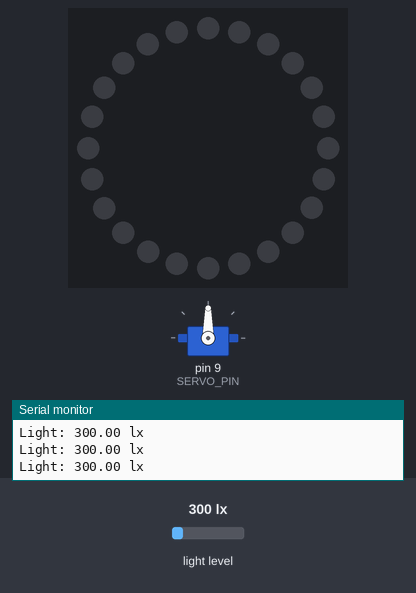
The sketch below on a simulated Arduino Uno, built with avr-gcc and run on an emulated ATmega328P. On the bench: 24 RGB LEDs in a ring, first at the top, clockwise, servo, the last lines printed to the serial monitor. Inputs (shaded band) come from the test bench; at power-on: light level 300 lx. Dim RGB values are drawn brighter than linear.

Above: at 1.2 s.
1.3 s: light level set to 156 lx
2.8 s: light level set to 139 lx
At 3.6 s:
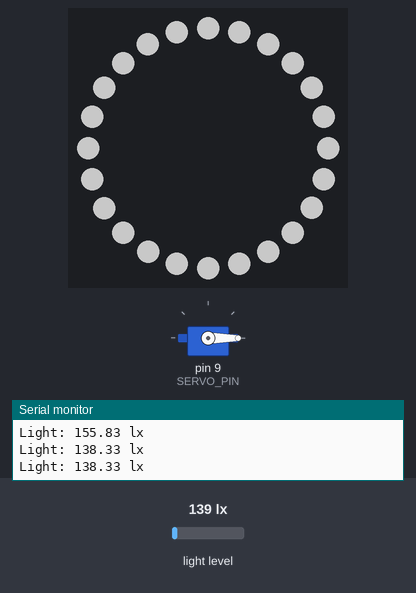
5.8 s: light level set to 500 lx
At 6.7 s:
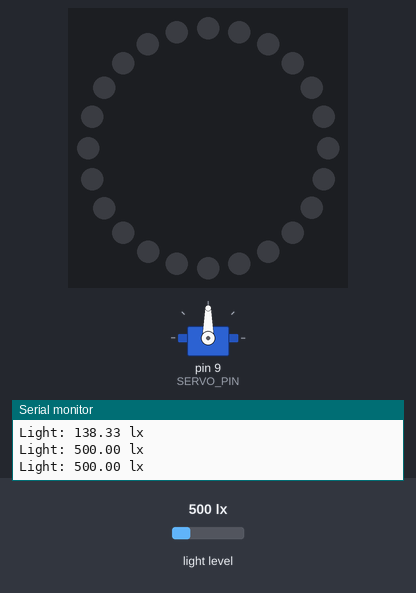
7.4 s: light level set to 40 lx
At 8.1 s:
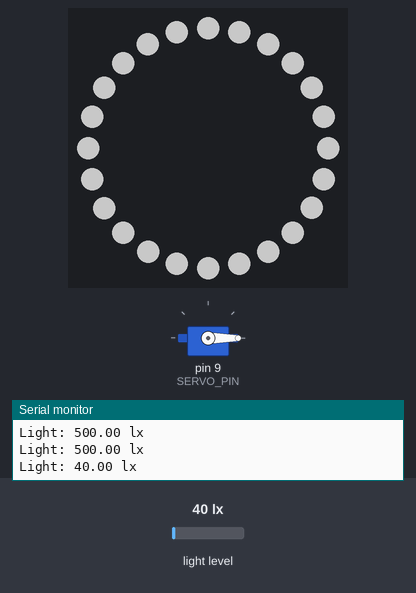
Timing chart, 0 to 9.9 s (numbered marks = the images above; inputs shaded):
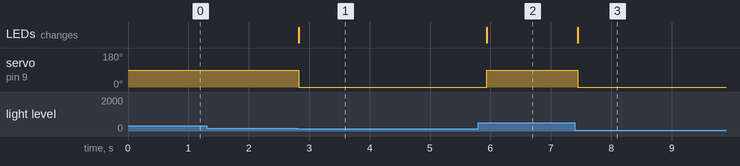

The sketch:

arduino_code.ino
```cpp
#include <IRremote.h>
#include <Wire.h>
#include <BH1750.h>
#include <Adafruit_NeoPixel.h>
#include <Servo.h>

// ---- LED ring config ----
#define LED_PIN    6
#define LED_COUNT  24

// ---- Servo config ----
#define SERVO_PIN      9
#define SERVO_DOWN_POS 90
#define SERVO_UP_POS   0

// ---- IR config ----
const int RECV_PIN = 11;

BH1750 lightMeter;
Adafruit_NeoPixel ring(LED_COUNT, LED_PIN, NEO_GRB + NEO_KHZ800);
Servo armServo;

// Threshold
const float DARK_THRESHOLD_LUX = 150.0;

// Track state
bool lightIsOn = false;

void setup() {
  Serial.begin(9600);
  IrReceiver.begin(RECV_PIN, ENABLE_LED_FEEDBACK);

  Wire.begin();
  if (lightMeter.begin()) {
    Serial.println("BH1750 started OK");
  } else {
    Serial.println("BH1750 error – check wiring");
  }

  ring.begin();
  ring.setBrightness(100);
  ring.show();

  armServo.attach(SERVO_PIN);
  armServo.write(SERVO_DOWN_POS);
}

void loop() {
  // --- IR remote check ---
  if (IrReceiver.decode()) {
    handleIRCommand(IrReceiver.decodedIRData.command);
    IrReceiver.resume(); // Ready for next code
  }

  // --- Brightness control (always active) ---
  handleBrightnessControl();

  delay(200); // small delay to avoid spamming
}

// ---------------- Helper functions ----------------
void handleIRCommand(uint8_t command) {
  switch (command) {
    case 22:  Serial.println("KEY_1"); break;
    case 25:  Serial.println("KEY_2"); break;
    case 13:  Serial.println("KEY_3"); break;
    case 12:  Serial.println("KEY_4"); break;
    case 24:  Serial.println("KEY_5"); break;
    case 94:  Serial.println("KEY_6"); break;
    case 8:   Serial.println("KEY_7"); break;
    case 28:  Serial.println("KEY_8"); break;
    case 90:  Serial.println("KEY_9"); break;
    case 82:  Serial.println("KEY_0"); break;
    default:  Serial.print("Unknown command: ");
              Serial.println(command);
              break;
  }
}

// Brightness control logic
void handleBrightnessControl() {
  float lux = lightMeter.readLightLevel();
  Serial.print("Light: ");
  Serial.print(lux);
  Serial.println(" lx");

  if (lux < DARK_THRESHOLD_LUX && !lightIsOn) {
    turnRingOnWhite();
    raiseLight();
    lightIsOn = true;
  } else if (lux >= DARK_THRESHOLD_LUX && lightIsOn) {
    turnRingOff();
    lowerLight();
    lightIsOn = false;
  }
}

// LED helpers
void turnRingOnWhite() {
  for (int i = 0; i < LED_COUNT; i++) {
    ring.setPixelColor(i, ring.Color(255, 255, 255));
  }
  ring.show();
}

void turnRingOff() {
  ring.clear();
  ring.show();
}

// Servo helpers
void raiseLight() {
  armServo.write(SERVO_UP_POS);
  delay(500);
}

void lowerLight() {
  armServo.write(SERVO_DOWN_POS);
  delay(500);
}
```

Measured:
- the behaviour switches between 150 and 149 lx on light level (found by bisection; images 0 and 1)
- after the input at 2.8 s, servo on pin 9 (SERVO_PIN): 90° → 0° at once; the LEDs: change at once (image 1)
- after the input at 5.8 s, servo on pin 9 (SERVO_PIN): 0° → 90° after 0.14 s; the LEDs: change after 0.14 s (image 2)
- after the input at 7.4 s, servo on pin 9 (SERVO_PIN): 90° → 0° after 0.05 s; the LEDs: change after 0.05 s (image 3)
